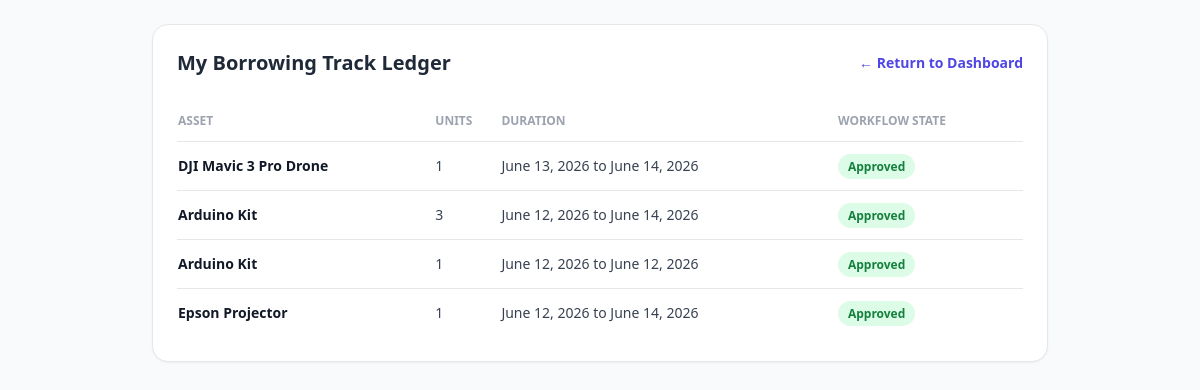
Before: /history/ (signed in) with the older database file.
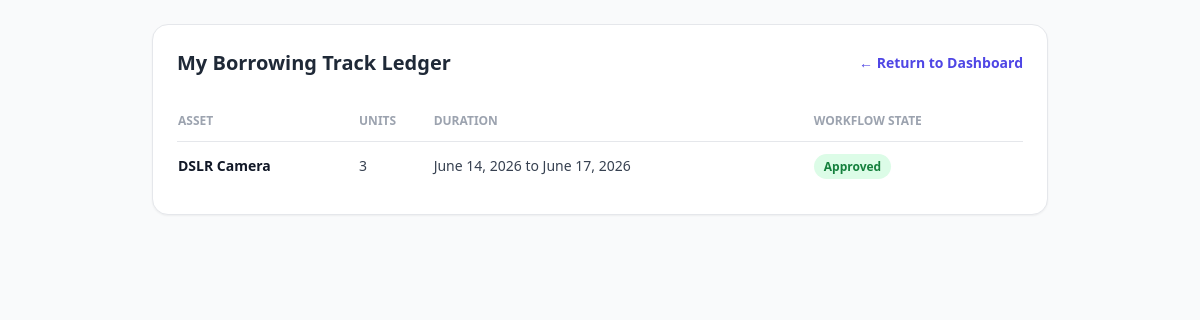
After: the same page with the newer database file.
### core/models.py (models this page shows, shortened)
class Booking(models.Model):
    STATUS_CHOICES = [
        ('Pending', 'Pending'),
        ('Approved', 'Approved'),
        ('Rejected', 'Rejected'),
        ('Returned', 'Returned'),
    ]
    user = models.ForeignKey(User, on_delete=models.CASCADE)
    asset = models.ForeignKey(Asset, on_delete=models.CASCADE)
    quantity_requested = models.PositiveIntegerField(default=1)
    start_date = models.DateField()
    end_date = models.DateField()
    status = models.CharField(max_length=20, choices=STATUS_CHOICES, default='Pending')
    created_at = models.DateTimeField(auto_now_add=True)
    @property
    def is_overdue(self):
        return self.status == 'Approved' and self.end_date < timezone.now().date()

class Asset(models.Model):
    STATUS_CHOICES = [
        ('Available', 'Available'),
        ('Maintenance', 'Maintenance'),
        ('Out of Stock', 'Out of Stock'),
    ]
    name = models.CharField(max_length=200)
    category = models.CharField(max_length=100)
    description = models.TextField(blank=True)
    total_quantity = models.PositiveIntegerField(default=1)
    quantity_available = models.PositiveIntegerField(default=1)
    status = models.CharField(max_length=20, choices=STATUS_CHOICES, default='Available')

### core/views.py (the view)
# urls.py: path('history/', views.borrowing_history, name='history'),
@login_required
def borrowing_history(request):
    bookings = Booking.objects.filter(user=request.user).order_by('-created_at')
    context = {
        'bookings': bookings,
        'today': timezone.localdate(),
    }
    return render(request, 'core/history.html', context)

### core/templates/core/history.html (shortened to what this page needs)
<!DOCTYPE html>
<html lang="en">
<head>
    <script src="https://cdn.tailwindcss.com"></script>
</head>
<body class="bg-gray-50 p-6">
    <div class="max-w-4xl mx-auto bg-white p-6 rounded-2xl shadow-sm border">
        <div class="flex justify-between items-center mb-6">
            <h2 class="text-xl font-bold text-gray-800">My Borrowing Track Ledger</h2>
            <a href="{% url 'dashboard' %}" class="text-indigo-600 hover:underline text-sm font-semibold">&larr; Return to Dashboard</a>
        </div>
        <div class="overflow-x-auto">
            <table class="w-full text-left border-collapse">
                <thead>
                    <tr class="border-b text-xs uppercase font-bold text-gray-400">
                        <th class="py-3">Asset</th>
                        <th class="py-3">Units</th>
                        <th class="py-3">Duration</th>
                        <th class="py-3">Workflow State</th>
                    </tr>
                </thead>
                <tbody class="divide-y text-sm text-gray-700">
                    {% for b in bookings %}
                    <tr>
                        <td class="py-3.5 font-semibold text-gray-900">{{ b.asset.name }}</td>
                        <td class="py-3.5">{{ b.quantity_requested }}</td>
                        <td class="py-3.5">{{ b.start_date }} to {{ b.end_date }}</td>
                        <td class="py-3.5">
                            {% if b.status == 'Approved' and b.is_overdue %}
                                <span class="px-2.5 py-1 text-xs font-semibold rounded-full bg-red-100 text-red-700">Overdue</span>
                            {% elif b.status == 'Approved' %}
                                <span class="px-2.5 py-1 text-xs font-semibold rounded-full bg-green-100 text-green-700">Approved</span>
                            {% elif b.status == 'Pending' %}
                                <span class="px-2.5 py-1 text-xs font-semibold rounded-full bg-yellow-100 text-yellow-700">Pending</span>
                            {% else %}
                                <span class="px-2.5 py-1 text-xs font-semibold rounded-full bg-gray-100 text-gray-600">{{ b.status }}</span>
                            {% endif %}
                        </td>
                    </tr>
                    {% empty %}
                    <tr>
                        <td colspan="4" class="py-6 text-center text-gray-400">No submission statements recorded yet.</td>
                    </tr>
                    {% endfor %}
                </tbody>
            </table>
        </div>
    </div>
</body>
</html>

Changed rows visible on the page:
removed Booking: asset.name "DJI Mavic 3 Pro Drone", quantity_requested "1", start_date "June 13, 2026", end_date "June 14, 2026", status "Approved"
removed Booking: asset.name "Arduino Kit", quantity_requested "3", start_date "June 12, 2026", end_date "June 14, 2026", status "Approved"
removed Booking: asset.name "Arduino Kit", quantity_requested "1", start_date "June 12, 2026", end_date "June 12, 2026", status "Approved"
removed Booking: asset.name "Epson Projector", quantity_requested "1", start_date "June 12, 2026", end_date "June 14, 2026", status "Approved"
added Booking: asset.name "DSLR Camera", quantity_requested "3", start_date "June 14, 2026", end_date "June 17, 2026", status "Approved"
